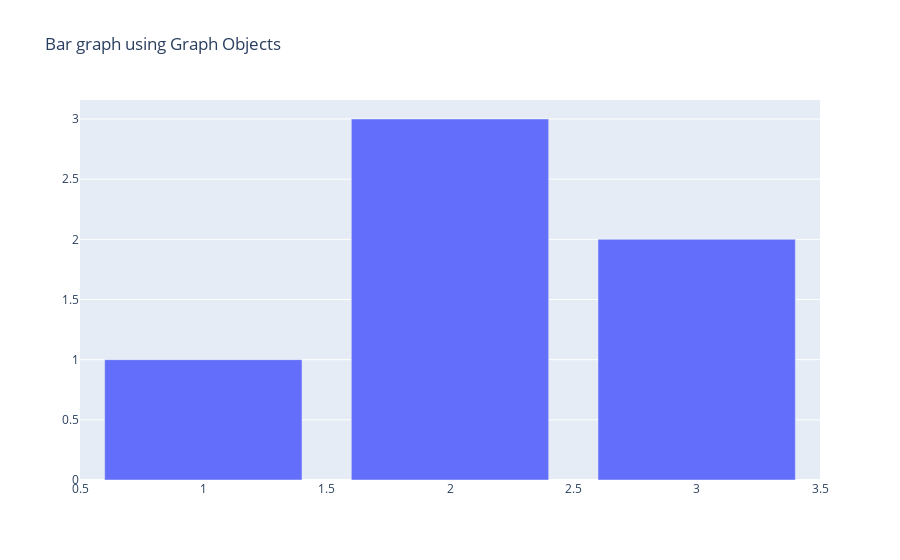

Notebook cell for this chart:
### Markdown cell above
express는 사용자가 빠르게 데이터 분석을 진행할때 활용을 추천.
</br>
graph_objects 는 논문, 발표자료와 같이 그래프 visualization에 중점을 두었을 경우 활용을 추천.
</br>

![express_graphobjects.png](attachment:express_graphobjects.png)

### Code cell
## type your code ##
# go.Figure() 함수를 활용하여 기본 그래프를 생성
fig=go.Figure(
    data=[go.Bar(x=[1,2,3],y=[1,3,2])],
    layout=go.Layout(
        title=go.layout.Title(text="Bar graph using Graph Objects")
    )
)

fig.show()

### Figure 1 — Plotly figure (JSON) as saved in the notebook; plotly's stock layout.template omitted (floating-point values rounded to 4 significant figures)
{"data": [{"type": "bar", "x": [1, 2, 3], "y": [1, 3, 2]}], "layout": {"title": {"text": "Bar graph using Graph Objects"}}}
